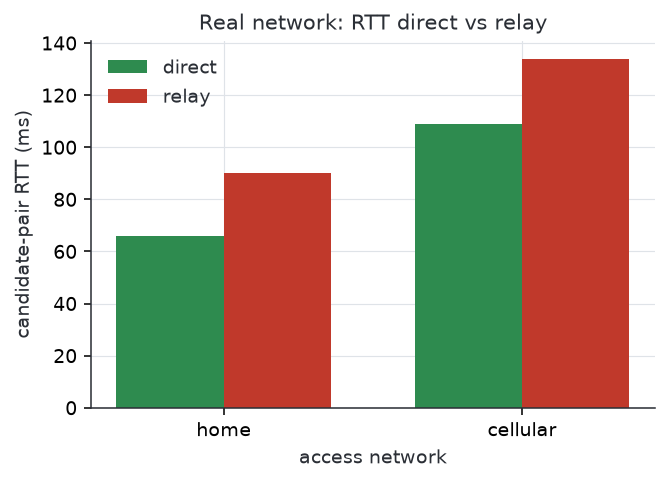

Source code (Python):
"""Figure 9 — real-network candidate-pair RTT, direct vs forced-relay.

On both home Wi-Fi and cellular the mesh connects directly; forcing a relay adds
only a small, access-independent RTT penalty. Grouped bars per access network.
Reads the realnet_conditions gold mart.
"""
import os
import statistics as st

from pipeline.figures import style
from pipeline.figures.gold_io import read_gold

OUT = os.path.join(os.path.dirname(__file__), "fig09_realnet_rtt.png")
ACCESS = ["home", "cellular"]
PATHS = ["direct", "relay"]


def _mean_by(rows, metric):
    """Mean of `metric` grouped by (access, path)."""
    groups = {}
    for r in rows:
        groups.setdefault((r["access"], r["path"]), []).append(r[metric])
    return {k: round(st.mean(v)) for k, v in groups.items()}


def plot(rows):
    """Grouped bar chart of mean RTT by access and path. `rows` are
    realnet_conditions dicts."""
    means = _mean_by(rows, "rtt_median_ms")
    style.apply_theme()
    fig, ax = style.new_axes("access network", "candidate-pair RTT (ms)",
                             "Real network: RTT direct vs relay")
    width = 0.36
    xs = range(len(ACCESS))
    for i, path in enumerate(PATHS):
        offs = [x + (i - 0.5) * width for x in xs]
        vals = [means.get((a, path), 0) for a in ACCESS]
        ax.bar(offs, vals, width=width, label=path,
               color=style.PALETTE["green" if path == "direct" else "red"])
    ax.set_xticks(list(xs))
    ax.set_xticklabels(ACCESS)
    ax.legend()
    return fig


def main():
    rows = read_gold("realnet_conditions")
    fig = plot(rows)
    fig.savefig(OUT)
    print(f"wrote {OUT}")


if __name__ == "__main__":
    main()
